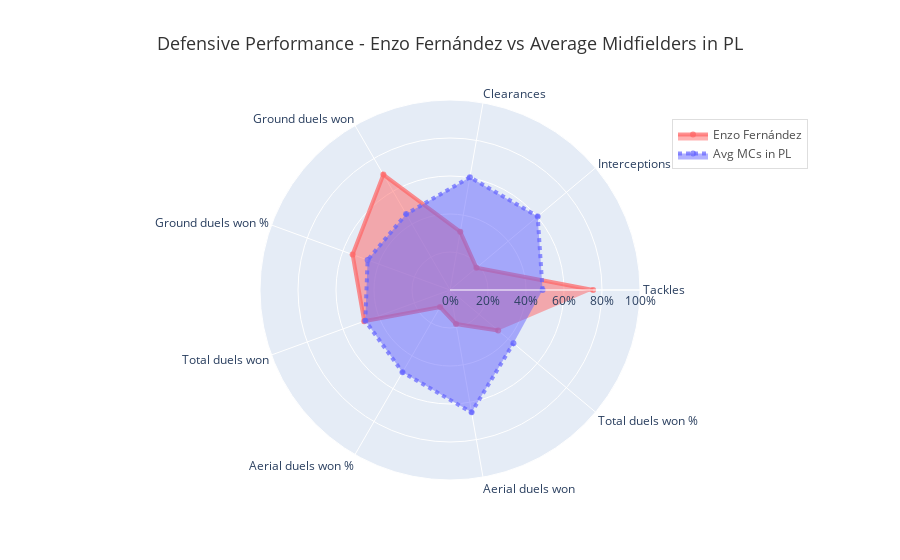

Notebook cell for this chart:
### Code cell
import plotly.graph_objects as go
import numpy as np

# Assume df_filtered and df_filtered_mean are already defined
enzo_df = df_filtered[df_filtered['Player'] == 'Enzo Fernández']
mean_df = df_filtered_mean[df_filtered_mean['Player'] == 'Mean']

# List of offensive and defensive stats
stats_ofensive = ['PrgC', 'PrgP', 'xAG', 'xG', 'Gls', 'Gls-xG', 'PPA', 'Att 3rd']
stats_defensiva = ['Tackles', 'Interceptions', 'Clearances', 'Ground duels won', 
                   'Ground duels won %', 'Total duels won', 'Aerial duels won %', 
                   'Aerial duels won', 'Total duels won %']
stats = stats_defensiva 

# Function to calculate the percentile
def scale_by_percentile(df, stat, player_value):
    percentiles = df[stat].rank(pct=True) * 100  # Calculate percentile rank
    player_percentile = percentiles.loc[df['Player'] == player_value].values[0] / 100  # Percentile for Enzo
    return player_percentile

# Get adjusted values for Enzo and mean players for each stat
values = [scale_by_percentile(df_filtered, stat, 'Enzo Fernández') for stat in stats]
values_mean = [scale_by_percentile(df_filtered_mean, stat, 'Mean') for stat in stats]

# Create the radar chart
fig = go.Figure()

# Add Enzo's trace with customized colors and styles
fig.add_trace(go.Scatterpolar(
    r=values,
    theta=stats,
    fill='toself',
    name='Enzo Fernández',
    line=dict(color='rgba(255, 100, 100, 0.7)', width=4),  # Red color with transparency
    hoverinfo='text',
    text=[f"{stat}: {enzo_df[stat].iloc[0]:.2f}" for stat in stats]
))

# Add the mean trace with a different color
fig.add_trace(go.Scatterpolar(
    r=values_mean,
    theta=stats,
    fill='toself',
    name='Avg MCs in PL',
    line=dict(color='rgba(100, 100, 255, 0.7)', width=4, dash='dot'),  # Blue color with dashed line
    hoverinfo='text',
    text=[f"{stat}: {mean_df[stat].iloc[0]:.2f}" for stat in stats]
))

# Customize layout for better presentation
fig.update_layout(
    polar=dict(
        radialaxis=dict(
            visible=True,
            range=[0, 1],  # Range from 0 to 1 for percentiles
            tickvals=[0, 0.2, 0.4, 0.6, 0.8, 1],
            ticktext=['0%', '20%', '40%', '60%', '80%', '100%'],
            showticklabels=True
        ),
    ),
    title={
        'text': 'Defensive Performance - Enzo Fernández vs Average Midfielders in PL',
        'x': 0.5,  # Center the title
        'xanchor': 'center',
        'font': {'size': 18, 'color': 'rgba(0, 0, 0, 0.8)'}
    },
    showlegend=True,
    legend=dict(
        x=0.8, y=0.95,  # Position the legend to the top-right
        font=dict(size=12, color='rgba(0, 0, 0, 0.7)'),
        bgcolor='rgba(255, 255, 255, 0.8)',  # White background for the legend
        bordercolor='rgba(200, 200, 200, 0.6)',  # Light gray border
        borderwidth=1
    ),
    plot_bgcolor='rgba(240, 240, 240, 0.9)',  # Light gray background
    paper_bgcolor='white'
)

# Show the figure
fig.show()

### Figure 1 — Plotly figure (JSON) as saved in the notebook; plotly's stock layout.template omitted (floating-point values rounded to 4 significant figures)
{"data": [{"fill": "toself", "hoverinfo": "text", "line": {"color": "rgba(255, 100, 100, 0.7)", "width": 4}, "name": "Enzo Fernández", "r": [0.7532, 0.1818, 0.3117, 0.7013, 0.5455, 0.4805, 0.1039, 0.1818, 0.3312], "text": ["Tackles: 2.97", "Interceptions: 0.46", "Clearances: 0.74", "Ground duels won: 4.92", "Ground duels won %: 50.96", "Total duels won: 5.20", "Aerial duels won %: 20.00", "Aerial duels won: 0.28", "Total duels won %: 47.06"], "theta": ["Tackles", "Interceptions", "Clearances", "Ground duels won", "Ground duels won %", "Total duels won", "Aerial duels won %", "Aerial duels won", "Total duels won %"], "type": "scatterpolar"}, {"fill": "toself", "hoverinfo": "text", "line": {"color": "rgba(100, 100, 255, 0.7)", "dash": "dot", "width": 4}, "name": "Avg MCs in PL", "r": [0.4872, 0.6026, 0.6026, 0.4615, 0.4615, 0.4744, 0.5, 0.6538, 0.4359], "text": ["Tackles: 2.18", "Interceptions: 0.99", "Clearances: 1.19", "Ground duels won: 4.33", "Ground duels won %: 49.56", "Total duels won: 5.20", "Aerial duels won %: 47.35", "Aerial duels won: 0.87", "Total duels won %: 49.46"], "theta": ["Tackles", "Interceptions", "Clearances", "Ground duels won", "Ground duels won %", "Total duels won", "Aerial duels won %", "Aerial duels won", "Total duels won %"], "type": "scatterpolar"}], "layout": {"legend": {"bgcolor": "rgba(255, 255, 255, 0.8)", "bordercolor": "rgba(200, 200, 200, 0.6)", "borderwidth": 1, "font": {"color": "rgba(0, 0, 0, 0.7)", "size": 12}, "x": 0.8, "y": 0.95}, "paper_bgcolor": "white", "plot_bgcolor": "rgba(240, 240, 240, 0.9)", "polar": {"radialaxis": {"range": [0, 1], "showticklabels": true, "ticktext": ["0%", "20%", "40%", "60%", "80%", "100%"], "tickvals": [0, 0.2, 0.4, 0.6, 0.8, 1], "visible": true}}, "showlegend": true, "title": {"font": {"color": "rgba(0, 0, 0, 0.8)", "size": 18}, "text": "Defensive Performance - Enzo Fernández vs Average Midfielders in PL", "x": 0.5, "xanchor": "center"}}}
